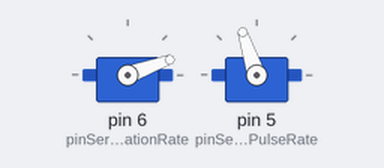
This sketch was run on a simulated Arduino Uno, built with avr-gcc and run on an emulated ATmega328P. Shown: 2 × servo.

Above: at 0.05 s.
At 4.25 s:
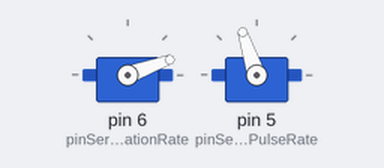
At 8.55 s:
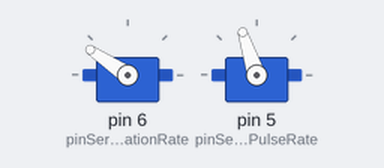
Timing chart, 0 to 11.1 s (numbered marks = the images above):
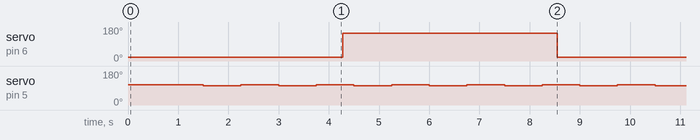

Measured:
- by itself, servo on pin 6 (pinServoRespirationRate): alternates 146° for 4.3 s and 20° for 4.3 s
- by itself, servo on pin 5 (pinServoPulseRate): alternates 108° for 0.75 s and 102° for 0.75 s

The sketch:

HeartRespirationRate.ino
```cpp
#include <Servo.h>
#include <Arduino_FreeRTOS.h>

#define pinServoPulseRate 5
#define pinServoRespirationRate 6


/* Global variables */

Servo servoPulseRate;
Servo servoRespirationRate;

int servoReferencePulseRate = 105 ; // Grades
int servoAnglePulseRate = 3 ;    // Delta/2 grades

int servoReferenceRespirationRate = 83 ; // Grades
int servoAngleRespirationRate = 63 ;    // Delta/2 grades

// Pulse rate 60 to 100 beats per minute
int pulseRate = 80; // beats per minute
// 12 to 16 breaths per minute
int respirationRate = 14; // breaths per minute


/*  Define tasks */
void TaskPulseRate( void *pvParameters );
void TaskRespirationRate( void *pvParameters );

// the setup function runs once when you press reset or power the board
void setup() {


  // Now set up two tasks to run independently.
  xTaskCreate(
    TaskRespirationRate
    ,  "RespirationRate"   // A name just for humans
    ,  128  // This stack size can be checked & adjusted by reading the Stack Highwater
    ,  NULL
    ,  1  // Priority, with 3 (configMAX_PRIORITIES - 1) being the highest, and 0 being the lowest.
    ,  NULL );

  xTaskCreate(
    TaskPulseRate
    ,  "PulseRate"
    ,  128  // Stack size
    ,  NULL
    ,  1  // Priority
    ,  NULL );

  // Now the task scheduler, which takes over control of scheduling individual tasks, is automatically started.
}

void loop()
{
  // Empty. Things are done in Tasks.
}

/*--------------------------------------------------*/
/*---------------------- Tasks ---------------------*/
/*--------------------------------------------------*/

void TaskRespirationRate(void *pvParameters)  // This is a task.
{
  (void) pvParameters;
  // Configure servo parameters.
  servoRespirationRate.attach(pinServoRespirationRate, 500, 2500);
  servoRespirationRate.write(servoReferenceRespirationRate - servoAngleRespirationRate);

  int respirationRatePeriod = 60000/respirationRate; // milliseconds

  // obtenemos la primer referencia temporal
  TickType_t lastWakeupRespirationRate = xTaskGetTickCount();


  for (;;) // A Task shall never return or exit.
  {
    // pdMS_TO_TICKS: Milliseconds to ticks
    vTaskDelayUntil( &lastWakeupRespirationRate, pdMS_TO_TICKS( respirationRatePeriod ) );

    servoRespirationRate.write(servoReferenceRespirationRate + servoAngleRespirationRate);
    servoAngleRespirationRate = -servoAngleRespirationRate;


  }
}

void TaskPulseRate(void *pvParameters)  // This is a task.
{
  (void) pvParameters;
  // Configure servo parameters.
  servoPulseRate.attach(pinServoPulseRate, 500, 2500);
  servoPulseRate.write(servoReferencePulseRate + servoAnglePulseRate);

  int pulseRatePeriod = 60000/pulseRate; // milliseconds

  // obtenemos la primer referencia temporal
  TickType_t lastWakeupPulseRate = xTaskGetTickCount();


  for (;;) // A Task shall never return or exit.
  {
    vTaskDelayUntil( &lastWakeupPulseRate, pdMS_TO_TICKS( pulseRatePeriod ) );

    servoPulseRate.write(servoReferencePulseRate + servoAnglePulseRate);
    servoAnglePulseRate = -servoAnglePulseRate;

  }
}

// References
/*
Theory:
- https://www.luisllamas.es/como-usar-freertos-en-arduino/
https://www.hopkinsmedicine.org/health/conditions-and-diseases/vital-signs-body-temperature-pulse-rate-respiration-rate-blood-pressure
https://www.youtube.com/watch?v=U5Vep8vjcEQ
https://circuitdigest.com/microcontroller-projects/arduino-freertos-tutorial-using-semaphore-and-mutex-in-freertos-with-arduino
vTaskDelayUntil:
- http://fjrg76.com/2021/09/30/funciones-de-retardo-en-freertos/
- https://www.freertos.org/vtaskdelayuntil.html

*/
```
